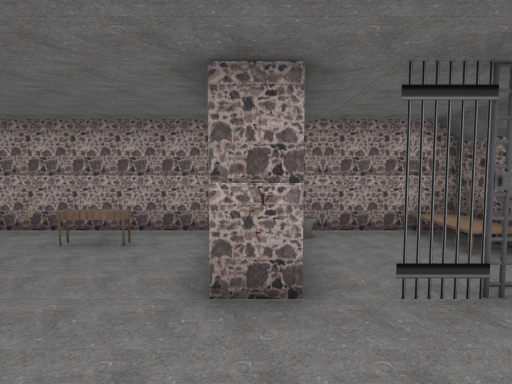
view 1 (above)

19 first-person views from a walk through a 3-D level made in the Godot game engine. The camera is 1.4 m above the floor, tilts 4° down and sees 75° across. The floor is counted in squares, 1 m on a side. Each view is taken from the middle of a square. On the plan, view 1 faces up. The plan holds only what a view shows up to about 15 squares ahead; the rest is blank. Some surface patterns are stand-ins.

view 2
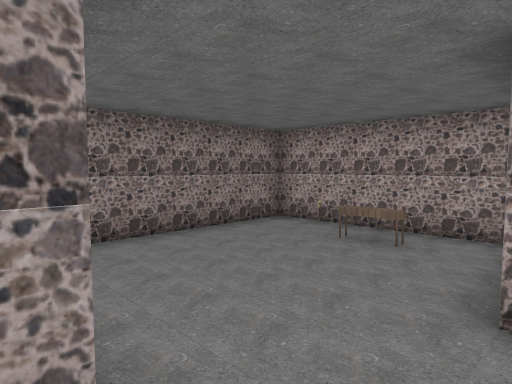

view 3
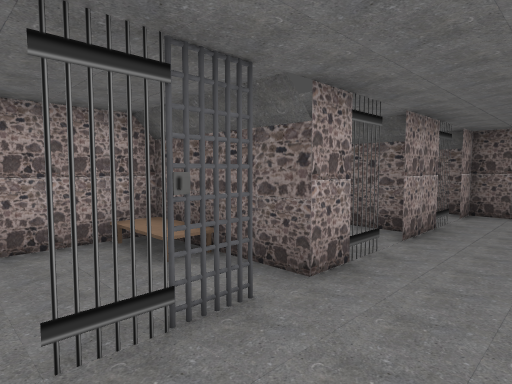

view 4
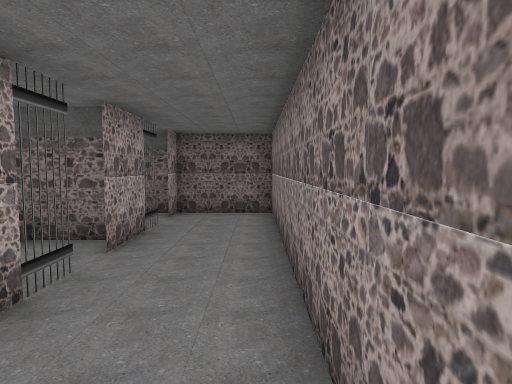

view 5
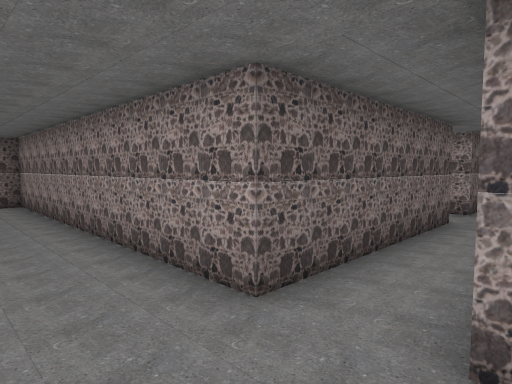

view 6
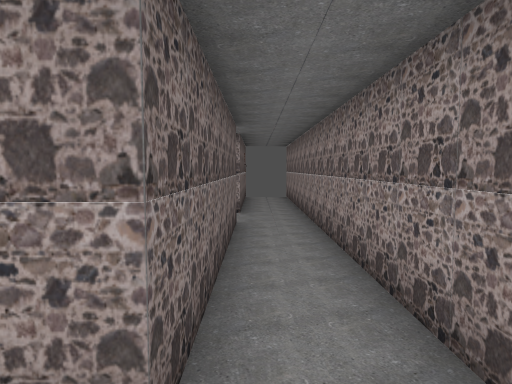

view 7
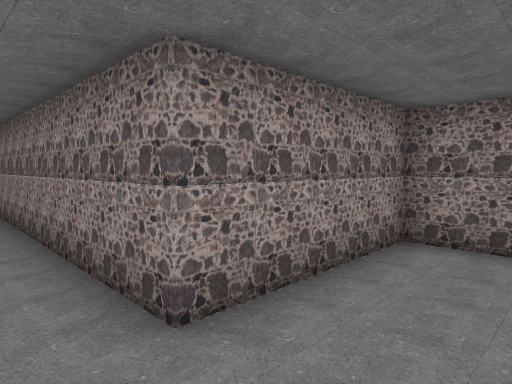

view 8
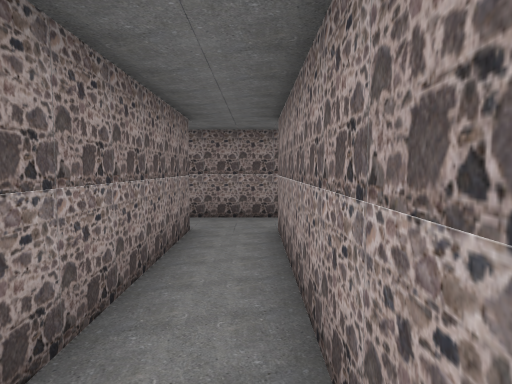

view 9
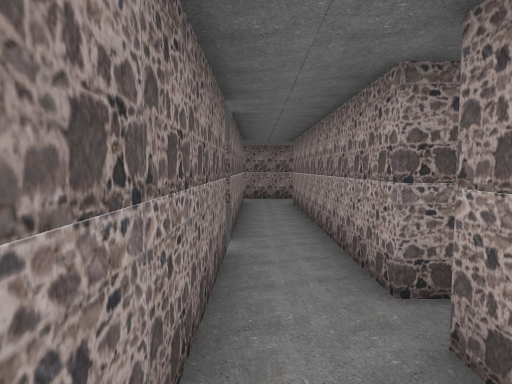

view 10
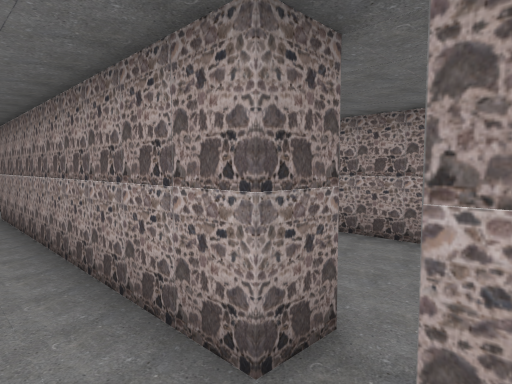

view 11
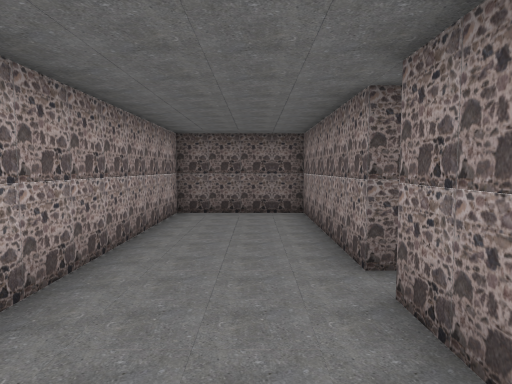

view 12
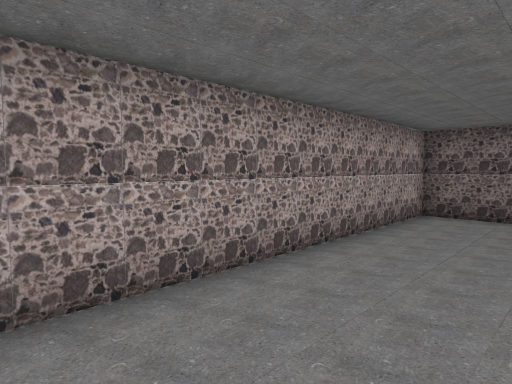

view 13
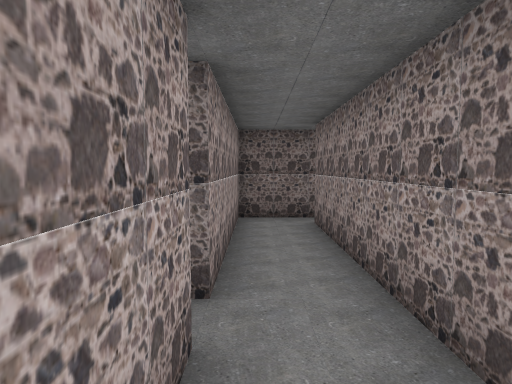

view 14
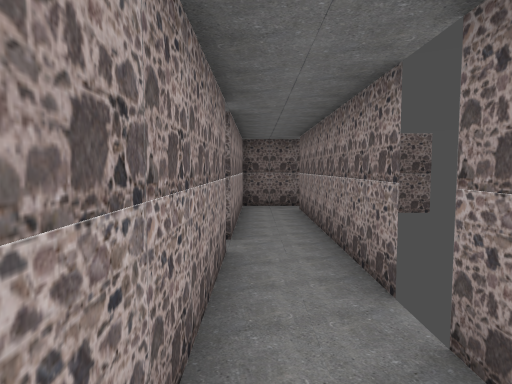

view 15
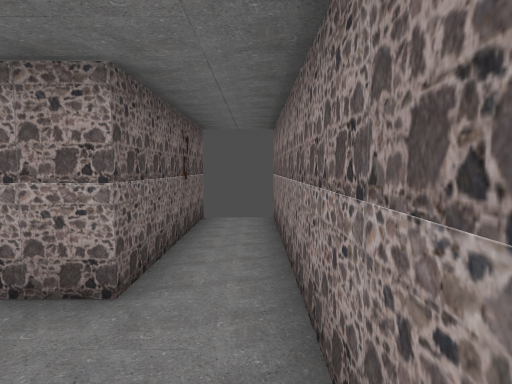

view 16
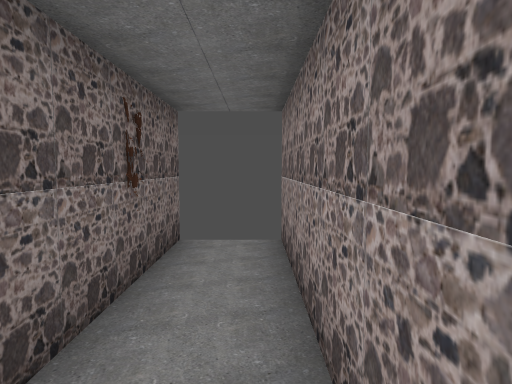

view 17
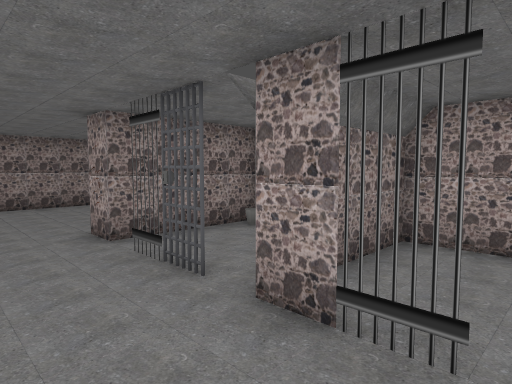

view 18
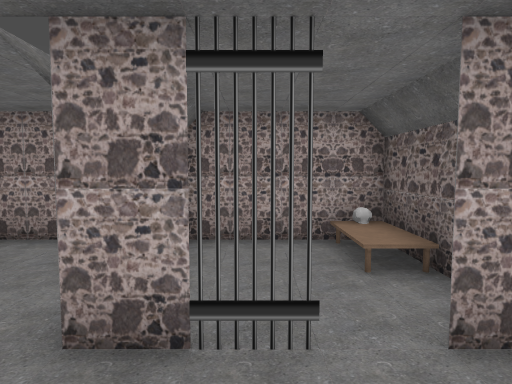

view 19
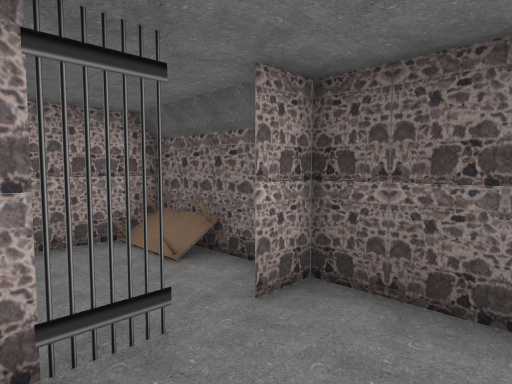

### Floor plan
Points are (right, up) in squares from view 1. A wall is a line through its corners. A room is listed if a view was taken in it or the views show most of it. See-through windows are left out.
Room 1 (views 1, 2, 3, 4, 5, 6, 7, 8, 9, 10, 13, 14, 15, 16, 17, 18, 19)
walls: (0.5, 3.5) (-0.5, 3.5); (2.9, 3.4) (2.5, 3.6); (3.2, 3.3) (2.7, 3.5); (3.5, 3.4) (3, 3.7) (2.6, 3.5) (2.5, 3.7); (3.5, 3.5) (1.5, 3.5); (3.6, 3.5) (2.4, 3.6); (3.5, 3.6) (2.4, 3.4); (6.5, 3.5) (4.5, 3.5); (6.9, -8.5) (7.6, -8.5); (-1, 7.5) (-6.5, 7.5) (-6.5, 0.5) (-1.5, 0.5) (-1.5, -14.5); (8.5, -8.5) (16.5, -8.5); (10.5, -5.5) (10.5, -6.5) (0.5, -6.5) (0.5, 0.5) (12.5, 0.5) (12.5, 2.5); (10.5, 3.5) (7.4, 3.5); (0.5, -14.5) (0.5, -8.5) (6.1, -8.5); (12.5, 3.5) (11.4, 3.5); (17.5, -8.8) (17.5, -6.5) (11.5, -6.5) (11.5, -5.5)
ways out: opening at (11, -6) to room 2; opening at (7, 3) to room 3; opening at (11, 3.5) to room 4; opening at (1, 4) to room 5; opening at (17, -9); gap at (-3, 7)
objects: desk (-4, 6)
Room 2 (views 11, 12)
walls: (11.5, -5.5) (17.5, -5.5) (17.5, -1.5) (7.4, -1.5); (8.9, -5.5) (10.5, -5.5)
ways out: opening at (11, -6) to room 1
Room 3 (no view inside)
walls: (8.5, 3.9) (8.5, 7.5) (4.1, 7.5); (4.5, 7.6) (4.5, 5.1)
ways out: opening at (7, 3) to room 1
Room 4 (no view inside)
walls: (12.5, 3.6) (12.5, 7.5) (10.2, 7.5); (12.5, 2.5) (12.5, 3.5)
ways out: opening at (11, 3.5) to room 1
objects: bed (12, 5)
Room 5 (no view inside)
walls: (0.5, 7.5) (0.5, 3.5); (4.1, 7.5) (0.9, 7.5); (4.5, 3.5) (4.5, 7.5)
ways out: opening at (1, 4) to room 1

Positions as (right, up) in squares from view 1, and headings:
1: (0, 0), facing up
2: (0, 0), facing up-left
3: (1, 1), facing up-right
4: (2, 1), facing right
5: (-2, 3), facing down-right
6: (0, 2), facing down
7: (0, 3), facing down-left
8: (8, -7), facing left
9: (14, -8), facing left
10: (12, -8), facing up-left
11: (7, -4), facing right
12: (7, -5), facing up-right
13: (8, -7), facing right
14: (5, -7), facing right
15: (-1, -5), facing down
16: (-1, -8), facing down
17: (7, 1), facing up-left
18: (6, 1), facing up
19: (9, 1), facing up-right
